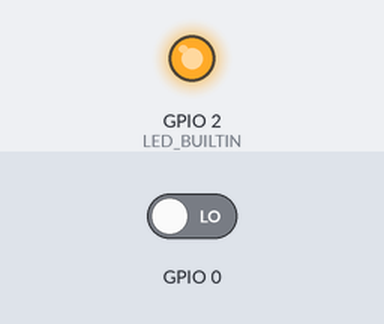
Recording of a sketch running on a simulated ESP8266 (NodeMCU). On the bench: output pins drawn as LEDs (lit = HIGH, except the on-board LED, lit = LOW). The test bench sets the inputs (shaded band); at power-on: GPIO 0 LOW. WiFi joins after 1.5 s; servers stay silent unless stated.

Above: at 2.7 s.
2.8 s: GPIO 0 driven HIGH
At 2.95 s:
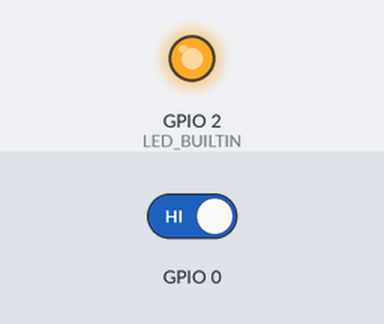
5.8 s: GPIO 0 driven LOW
At 6.7 s:
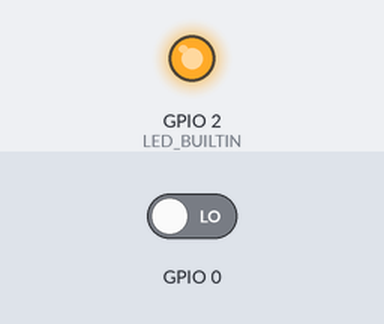
Timing chart, 0 to 8.8 s (numbered marks = the images above; inputs shaded):
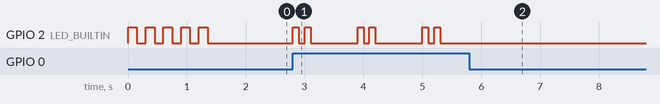

Measured:
- after the input at 2.8 s, GPIO 2 (LED_BUILTIN): LOW → HIGH at once, then repeats every 1.1 s: LOW 0.10 s, HIGH 0.10 s, LOW 0.80 s, HIGH 0.10 s
- after the input at 5.8 s, GPIO 2 (LED_BUILTIN): stops changing and stays LOW

The sketch:

WiFi_Mesh_Sense.ino
```cpp
#include <Arduino.h>
#include <ESP8266WiFi.h>
#include <ESP8266HTTPClient.h>
#include <WiFiClient.h>

const char* ssid = "mnet.net";
const char* password = "mnet-2023";

void setup() {
  Serial.begin(9600);
  pinMode(LED_BUILTIN, 1);
  pinMode(0, 0);
  WiFi.mode(WIFI_STA);
  WiFi.setSleepMode(WIFI_NONE_SLEEP);
  WiFi.begin(ssid, password);
  while (WiFi.status() != WL_CONNECTED) {
    digitalWrite(LED_BUILTIN, 1);
    delay(150);
    digitalWrite(LED_BUILTIN, 0);
    delay(150);
  }
  digitalWrite(LED_BUILTIN, 0);
}

void loop() {
  if (WiFi.status() != WL_CONNECTED)
  {
    while (WiFi.status() != WL_CONNECTED) {
      digitalWrite(LED_BUILTIN, 1);
      delay(150);
      digitalWrite(LED_BUILTIN, 0);
      delay(150);
    }
  }
  if(digitalRead(0))
  {
    flash();
    ping_server();
    delay(500);
  }
}

int ping_server()
{
  HTTPClient http;
  WiFiClient client;
  http.begin(client, "http://192.168.4.1/ping!");
  int httpCode = http.GET();
  http.end();
  return httpCode;
}

void flash()
{
    for (int i = 0; i < 2; i++)
    {
        digitalWrite(LED_BUILTIN, 1);
        delay(100);
        digitalWrite(LED_BUILTIN, 0);
        delay(100);
    }
}
```
